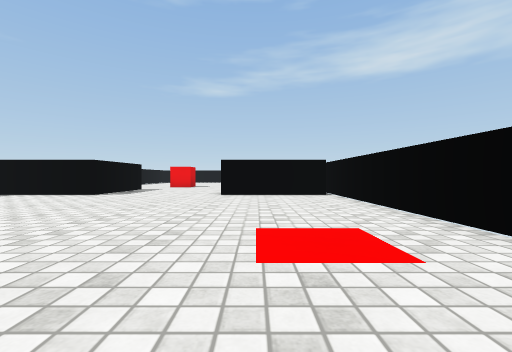
view 1 (above)

15 first-person views from a walk through a Unity game level. The camera is 0.55 m above the floor, looks level and sees 90° across. The floor is counted in squares, 1 m on a side. Each view is taken from the middle of a square. On the plan, view 1 faces up. The plan holds only what a view shows up to about 9 squares ahead; the rest is blank. The player character is not drawn. Surface patterns are stand-ins for the level's own textures.

view 2
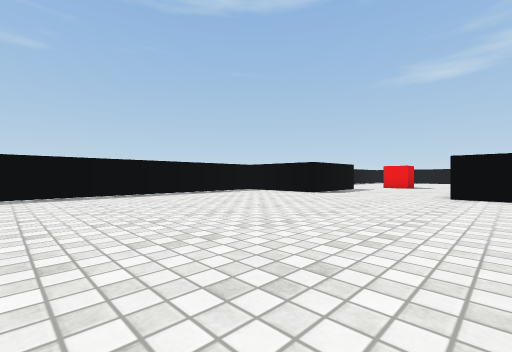

view 3
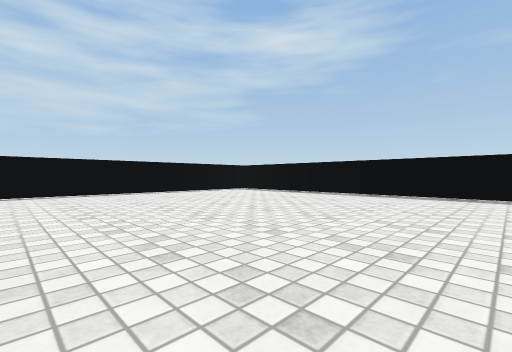

view 4
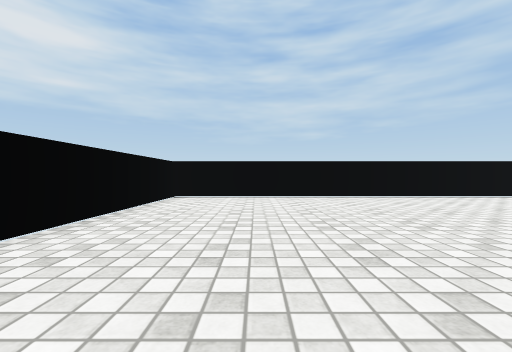

view 5
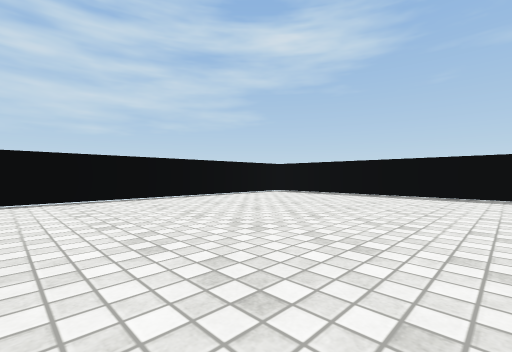

view 6
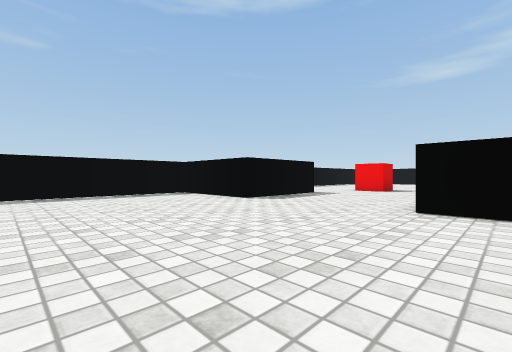

view 7
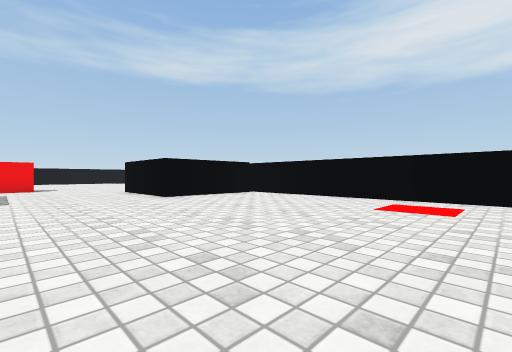

view 8
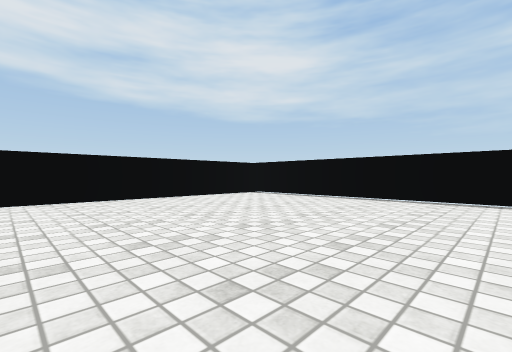

view 9
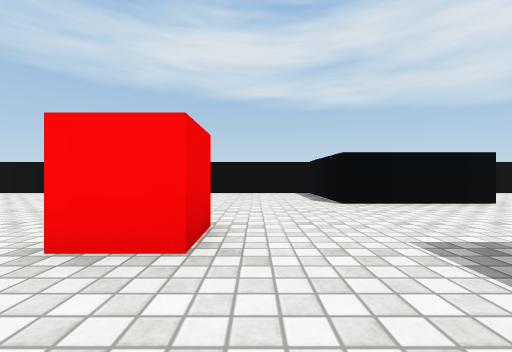

view 10
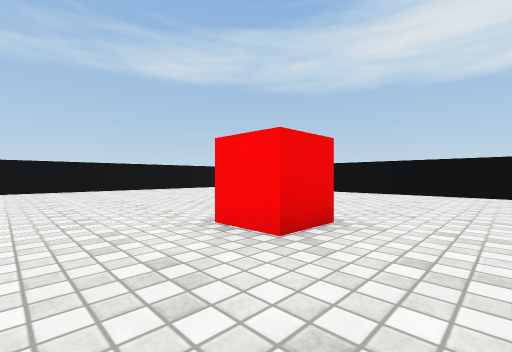

view 11
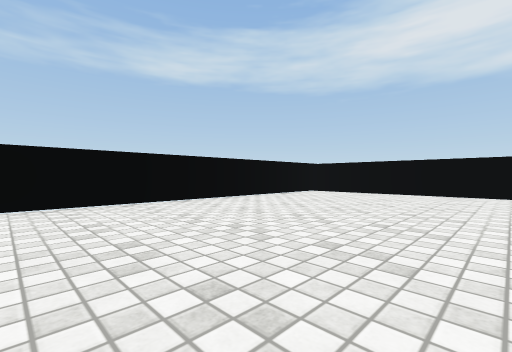

view 12
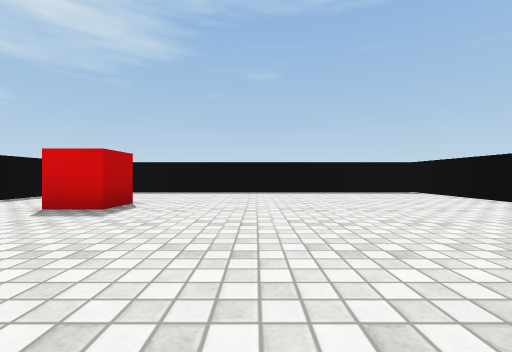

view 13
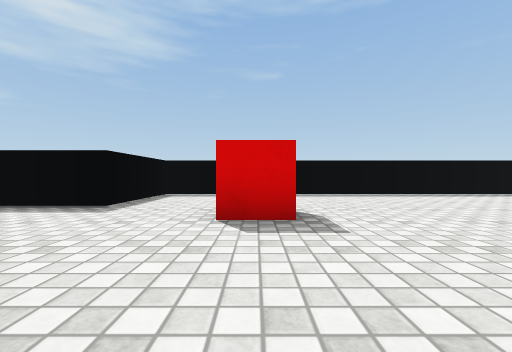

view 14
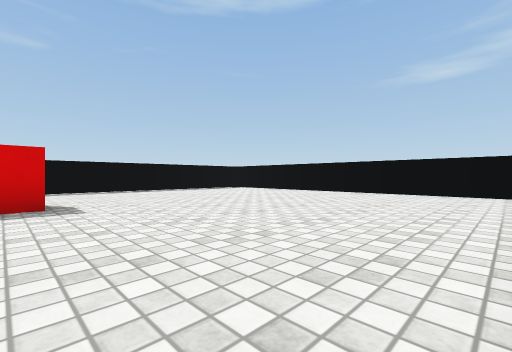

view 15
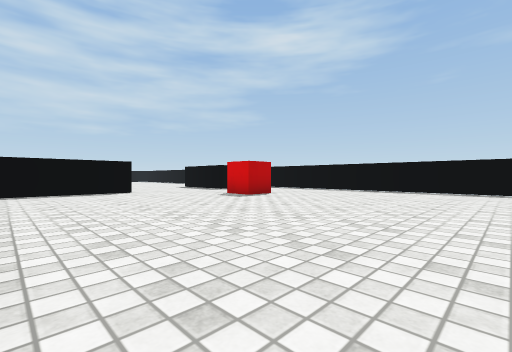

### Floor plan
Points are (right, up) in squares from view 1. A wall is a line through its corners. A room is listed if a view was taken in it or the views show most of it. See-through windows are left out.
Room 1 (views 1, 2, 3, 4, 5, 6, 7, 8)
walls: (-4.6, 7.3) (-7.6, 7.3) (-7.6, -4.1); (-7.4, -5.4) (2.3, -5.4) (2.3, 8.5); (2, 7.3) (-1, 7.3)
ways out: opening at (-3, 8) to room 2
Room 2 (views 9, 10, 11, 12, 13, 14, 15)
walls: (2.3, 10.2) (2.3, 20.5); (-1, 7.3) (-1, 10.3) (2, 10.3); (2, 21.2) (-7.6, 21.2) (-7.6, 10.3) (-4.6, 10.3) (-4.6, 7.3)
ways out: opening at (-3, 8) to room 1
objects: red box (-4, 13) to (-3, 13)

Positions as (right, up) in squares from view 1, and headings:
1: (0, 0), facing up
2: (0, 0), facing up-left
3: (0, 3), facing down-left
4: (0, 2), facing down
5: (0, 1), facing down-left
6: (0, 3), facing up-left
7: (-4, 1), facing up-right
8: (-4, 1), facing down-right
9: (-6, 12), facing right
10: (-6, 11), facing up-right
11: (-6, 16), facing up-right
12: (1, 16), facing left
13: (0, 13), facing left
14: (2, 13), facing up-left
15: (2, 19), facing down-left
